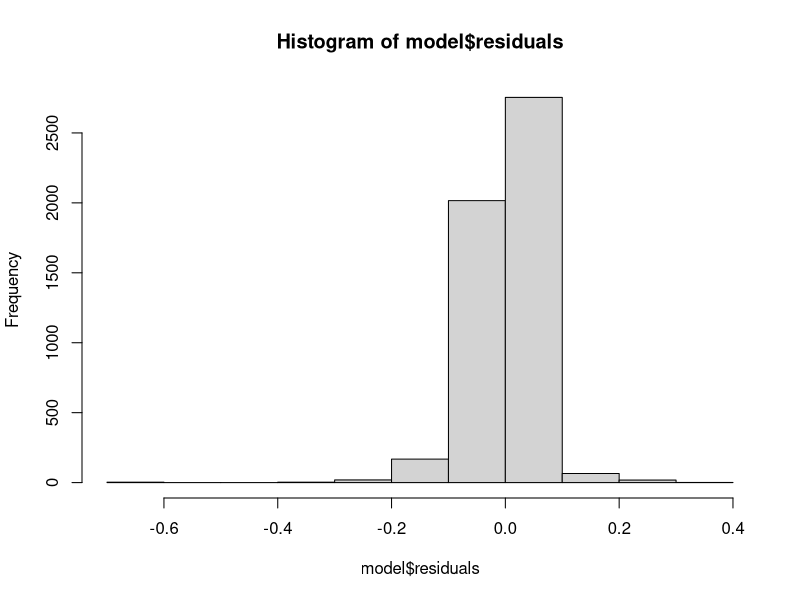
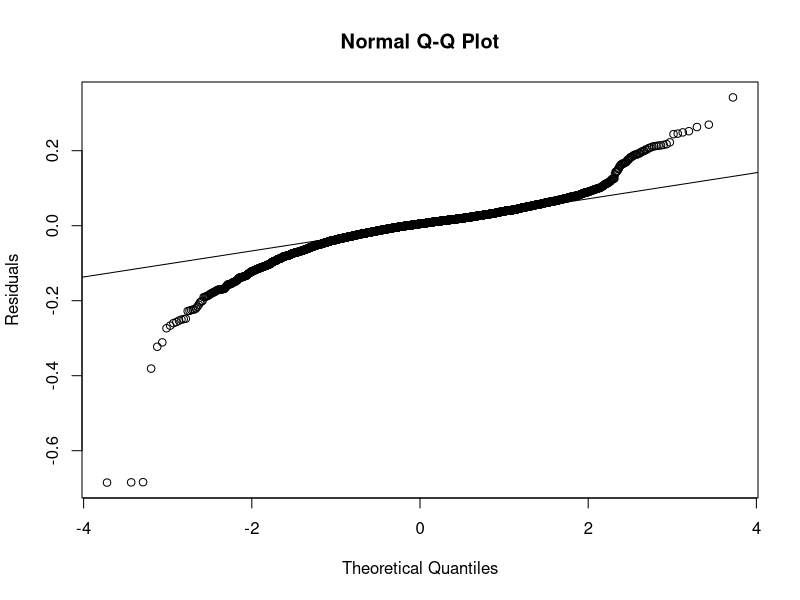
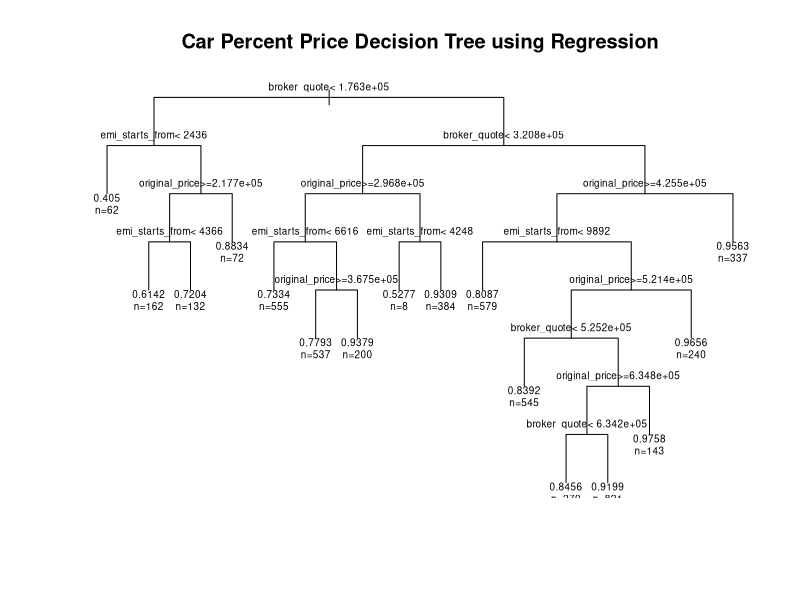
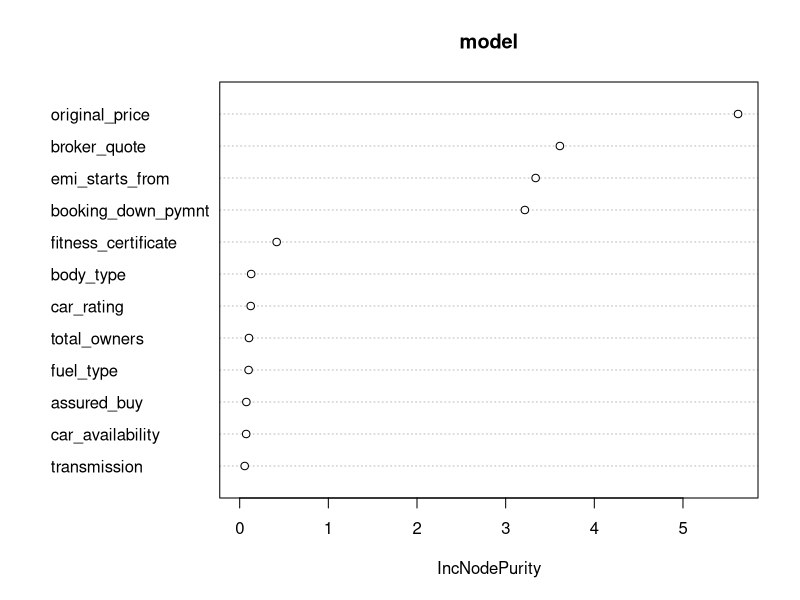

These charts were generated, in order, by the following R code:
## ---- chunk 1
knitr::opts_chunk$set(echo = TRUE)
## ---- chunk 2
library(MASS)
library(dplyr)
library(ggplot2)
library(RColorBrewer)
library(caret)
library(tidyverse)
library(randomForest)
library(rpart)

df<-read.csv("cars_feature_new.csv")
print(head(df))

## ---- chunk 3
set.seed(150)
train_samples <- df$percent_price %>% createDataPartition(p=0.8,list=F)
head(train_samples)
train <- df[train_samples,]
test <- df[-train_samples,]

model=lm(percent_price~.,data = train)
summary(model)

pred_percent_price=model %>% predict(test)

RMSE <- RMSE(pred_percent_price,test$percent_price)
RMSE

R2 <- R2(pred_percent_price,test$percent_price)
R2

## Visualizing the fit of the model
hist(model$residuals)
qqnorm(model$residuals,ylab = "Residuals")
qqline(model$residuals)

## ---- chunk 4
set.seed(150)
train_samples <- df$percent_price %>% createDataPartition(p=0.8,list=F)
head(train_samples)
train <- df[train_samples,]
test <- df[-train_samples,]

model <- rpart(percent_price~., method = "anova", data = train)
print(model)

pred_percent_price=predict(model, test, method = "anova")

plot(model, uniform = TRUE,main = "Car Percent Price Decision Tree using Regression")
text(model, use.n = TRUE, cex = .6)

RMSE <- RMSE(pred_percent_price,test$percent_price)
RMSE

R2 <- R2(pred_percent_price,test$percent_price)
R2


## ---- chunk 5
set.seed(150)
train_samples <- df$percent_price %>% createDataPartition(p=0.8,list=F)
head(train_samples)
train <- df[train_samples,]
test <- df[-train_samples,]


model = randomForest(percent_price~.,data=test,ntree = 500)
pred_percent_price=predict(model,test)

importance(model)
varImpPlot(model)

RMSE <- RMSE(pred_percent_price,test$percent_price)
RMSE

R2 <- R2(pred_percent_price,test$percent_price)
R2

